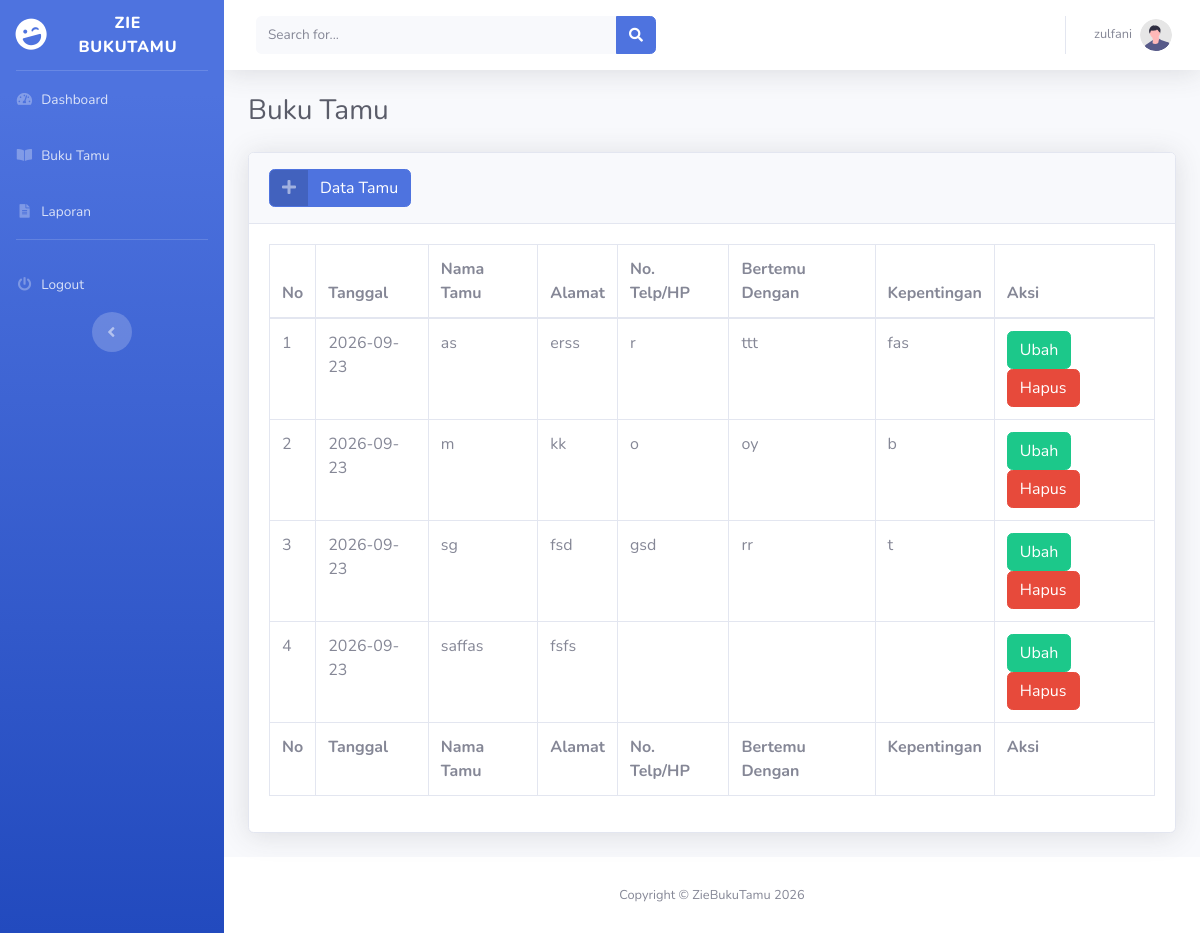
/buku-tamu.php (signed in), run on the app's committed database.
### tables this page shows
CREATE TABLE `buku_tamu` (
  `id_tamu` varchar(5) NOT NULL,
  `tanggal` date NOT NULL,
  `nama_tamu` varchar(255) NOT NULL,
  `alamat` text NOT NULL,
  `no_hp` varchar(13) NOT NULL,
  `bertemu` varchar(255) NOT NULL,
  `kepentingan` varchar(255) NOT NULL,
  `gambar` varchar(255) NOT NULL
);

### function.php (called while the page is built, shortened)
<?php
require_once('koneksi.php');
function query($query) {
    global $koneksi;
    $result = mysqli_query($koneksi, $query);
    $rows = [];
    while ($row = mysqli_fetch_assoc($result)) {
        $rows[] = $row;
    }
    return $rows;
}
?>

### buku-tamu.php (the view, shortened to what this page needs)
                <?php
                require_once('function.php');
include_once('templates/header.php');
                ?>
                <div class="container-fluid">
                    <h1 class="h3 mb-4 text-gray-800">Buku Tamu</h1>
                    <link href="assets/vendor/datatables/dataTables.bootstrap4.min.css" rel="stylesheet">
                    <div class="card shadow mb-4">
                        <div class="card-header py-3">
                            <button type="button" class="btn btn-primary btn-icon-split"
                            data-toggle="modal" data-target="#tambahModal">
                            <span class="icon text-white-50">
                                <i class="fas fa-plus"></i>
                            </span>
                            <span class="text">Data Tamu</span>
                            </button>
                        </div>
                        <div class="card-body">
                            <div class="table-responsive">
                                <table class="table table-bordered" id="dataTable" width="100%" cellspacing="0">
                                    <thead>
                                        <tr>
                                            <th>No</th>
                                            <th>Tanggal</th>
                                            <th>Nama Tamu</th>
                                            <th>Alamat</th>
                                            <th>No. Telp/HP</th>
                                            <th>Bertemu Dengan</th>
                                            <th>Kepentingan</th>
                                            <th>Aksi</th>
                                        </tr>
                                    </thead>
                                    <tfoot>
                                        <tr>
                                            <th>No</th>
                                            <th>Tanggal</th>
                                            <th>Nama Tamu</th>
                                            <th>Alamat</th>
                                            <th>No. Telp/HP</th>
                                            <th>Bertemu Dengan</th>
                                            <th>Kepentingan</th>
                                            <th>Aksi</th>
                                        </tr>
                                    </tfoot>
                                    <tbody>
                                        <?php
                                        $no = 1;
                                        $buku_tamu = query("SELECT * FROM buku_tamu");
                                        foreach($buku_tamu as $tamu) : ?>
                                        <tr>
                                        <td> <?= $no++; ?></td>
                                        <td> <?= $tamu['tanggal' ] ?></td>
                                        <td> <?= $tamu['nama_tamu' ] ?></td>
                                        <td> <?= $tamu['alamat'] ?></td>
                                        <td> <?= $tamu['no_hp'] ?></td>
                                        <td> <?= $tamu['bertemu' ] ?></td>
                                        <td> <?= $tamu['kepentingan' ] ?></td>
                                        <td>
                                            <a class="btn btn-success" href="edit-tamu.php?id=<?= $tamu['id_tamu'] ?>">Ubah</a>
                                            <a onclick="return confirm('Apakah anda yakin ingin menghapus data ini?')" class="btn btn-danger"
                                            href="hapus-tamu.php?id=<?= $tamu['id_tamu'] ?>">Hapus</a>
                                        </td>
                                        </tr>
                                        <?php endforeach; ?>
                                        </tbody>
                                </table>
                            </div>
                        </div>
                    </div>
                </div>
                <?php
                include_once('templates/footer.php');
                ?>

### templates/header.php (shortened to what this page needs)
<!DOCTYPE html>
<html lang="en">
<head>
    <link href="assets/vendor/fontawesome-free/css/all.min.css" rel="stylesheet" type="text/css">
    <link href="assets/css/sb-admin-2.min.css" rel="stylesheet">
</head>
<body id="page-top">
    <div id="wrapper">
        <ul class="navbar-nav bg-gradient-primary sidebar sidebar-dark accordion" id="accordionSidebar">
            <a class="sidebar-brand d-flex align-items-center justify-content-center" href="index.html">
                <div class="sidebar-brand-icon rotate-n-15">
                    <i class="fas fa-laugh-wink"></i>
                </div>
                <div class="sidebar-brand-text mx-3">Zie BukuTamu</div>
            </a>
            <hr class="sidebar-divider my-0">
            <li class="nav-item">
                <a class="nav-link" href="index.php">
                    <i class="fas fa-fw fa-tachometer-alt"></i>
                    <span>Dashboard</span></a>
            </li>
            <?php
if (isset($_SESSION['role']) && $_SESSION['role'] == 'operator') :
?>
<li class="nav-item">
    <a class="nav-link" href="buku-tamu.php">
        <i class="fas fa-fw fa-book-open"></i>
        <span>Buku Tamu</span></a>
</li>
<?php endif; ?>
            <li class="nav-item">
                <a class="nav-link" href="laporan.php">
                    <i class="fas fa-fw fa-file-alt"></i>
                    <span>Laporan</span></a>
            </li>
            <hr class="sidebar-divider d-none d-md-block">
            <?php
if (isset($_SESSION['login'])) :
?>
<li class="nav-item">
    <a class="nav-link" href="logout.php">
        <i class="fas fa-fw fa-power-off"></i>
        <span>Logout</span></a>
</li>
<?php endif; ?>
            <div class="text-center d-none d-md-inline">
                <button class="rounded-circle border-0" id="sidebarToggle"></button>
            </div>
        </ul>
        <div id="content-wrapper" class="d-flex flex-column">
            <div id="content">
                <nav class="navbar navbar-expand navbar-light bg-white topbar mb-4 static-top shadow">
                    <form
                        class="d-none d-sm-inline-block form-inline mr-auto ml-md-3 my-2 my-md-0 mw-100 navbar-search">
                        <div class="input-group">
                            <input type="text" class="form-control bg-light border-0 small" placeholder="Search for..."
                                aria-label="Search" aria-describedby="basic-addon2">
                            <div class="input-group-append">
                                <button class="btn btn-primary" type="button">
                                    <i class="fas fa-search fa-sm"></i>
                                </button>
                            </div>
                        </div>
                    </form>
                    <ul class="navbar-nav ml-auto">
                        <li class="nav-item dropdown no-arrow">
                            <a class="nav-link dropdown-toggle" href="#" id="userDropdown" role="button"
                                data-toggle="dropdown" aria-haspopup="true" aria-expanded="false">
                                <span class="mr-2 d-none d-lg-inline text-gray-600 small"><?= $_SESSION['username'] ?></span>
                                <img class="img-profile rounded-circle"
                                    src="assets/img/undraw_profile.svg">
                            </a>
                        </li>
                    </ul>
                </nav>

### templates/footer.php (shortened to what this page needs)
</div>
            <footer class="sticky-footer bg-white">
                <div class="container my-auto">
                    <div class="copyright text-center my-auto">
                        <span>Copyright &copy; ZieBukuTamu 2026</span>
                    </div>
                </div>
            </footer>
        </div>
    </div>
</body>
</html>

### data on the page
buku_tamu: tanggal "2026-09-23", nama_tamu "as", alamat "erss", no_hp "r", bertemu "ttt", kepentingan "fas"
buku_tamu: tanggal "2026-09-23", nama_tamu "m", alamat "kk", no_hp "o", bertemu "oy", kepentingan "b"
buku_tamu: tanggal "2026-09-23", nama_tamu "sg", alamat "fsd", no_hp "gsd", bertemu "rr", kepentingan "t"
buku_tamu: tanggal "2026-09-23", nama_tamu "saffas", alamat "fsfs"

### other printed values
$_SESSION['username'] "zulfani"
